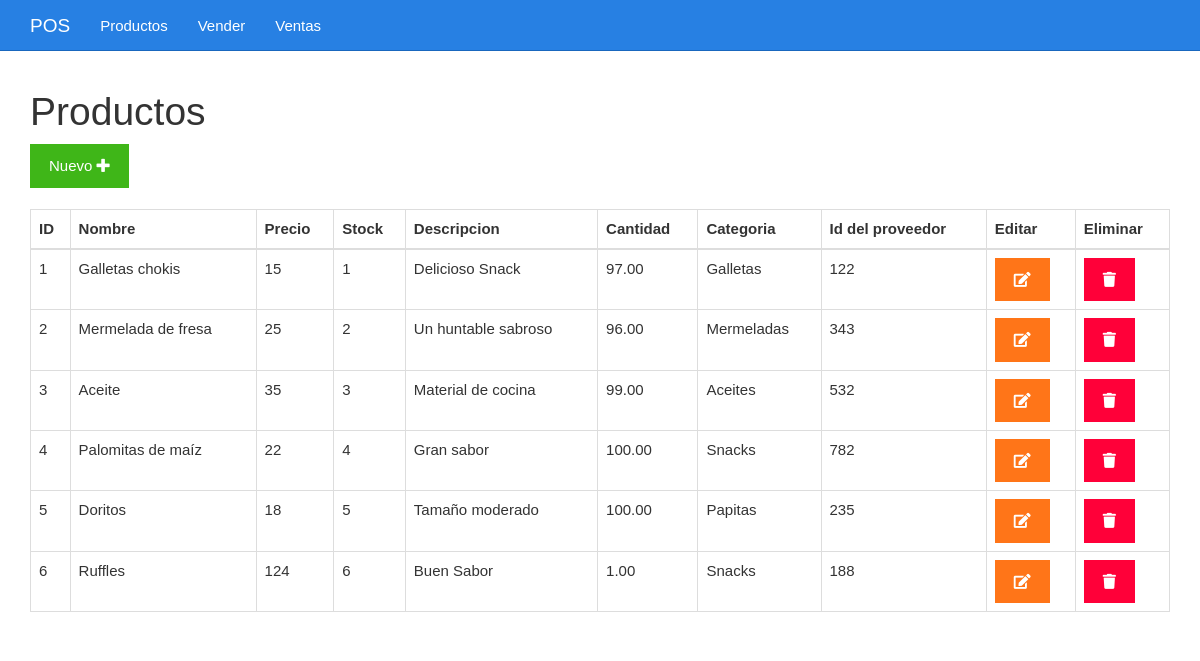
The app's page /listar.php with its own data.
### tables this page shows
CREATE TABLE `productos` (
  `id_producto` bigint(20) UNSIGNED NOT NULL,
  `nombre` varchar(255) NOT NULL,
  `precio` varchar(255) NOT NULL,
  `stock` int(20) NOT NULL,
  `descripcion` varchar(500) NOT NULL,
  `cantidadd` decimal(5,2) NOT NULL,
  `categoria` varchar(50) NOT NULL,
  `id_proveedor` int(10) NOT NULL
);

### listar.php (the view)
<?php include_once "encabezado.php" ?>
<?php
include_once "base_de_datos.php";
$sentencia = $base_de_datos->query("SELECT * FROM productos;");
$productos = $sentencia->fetchAll(PDO::FETCH_OBJ);
?>
	<div class="col-xs-12">
		<h1>Productos</h1>
		<div>
			<a class="btn btn-success" href="./formulario.php">Nuevo <i class="fa fa-plus"></i></a>
		</div>
		<br>
		<table class="table table-bordered">
			<thead>
				<tr>
					<th>ID</th>
					<th>Nombre</th>
					<th>Precio</th>
					<th>Stock</th>
					<th>Descripcion</th>
					<th>Cantidad</th>
					<th>Categoria</th>
					<th>Id del proveedor</th>
					<th>Editar</th>
					<th>Eliminar</th>
				</tr>
			</thead>
			<tbody>
				<?php foreach($productos as $producto){ ?>
				<tr>
					<td><?php echo $producto->id_producto ?></td>
					<td><?php echo $producto->nombre ?></td>
					<td><?php echo $producto->precio ?></td>
					<td><?php echo $producto->stock ?></td>
					<td><?php echo $producto->descripcion ?></td>
					<td><?php echo $producto->cantidadd ?></td>
					<td><?php echo $producto->categoria ?></td>
					<td><?php echo $producto->id_proveedor ?></td>
					<td><a class="btn btn-warning" href="<?php echo "editar.php?id_producto=" . $producto->id_producto?>"><i class="fa fa-edit"></i></a></td>
					<td><a class="btn btn-danger" href="<?php echo "eliminar.php?id_producto=" . $producto->id_producto?>"><i class="fa fa-trash"></i></a></td>
				</tr>
				<?php } ?>
			</tbody>
		</table>
	</div>
<?php include_once "pie.php" ?>

### css/estilo.css (style rules this page uses)
body { padding-top: 70px; }

### records on screen
productos: id_producto "1", nombre "Galletas chokis", precio "15", stock "1", descripcion "Delicioso Snack", cantidadd "97.00", categoria "Galletas", id_proveedor "122"
productos: id_producto "2", nombre "Mermelada de fresa", precio "25", stock "2", descripcion "Un huntable sabroso", cantidadd "96.00", categoria "Mermeladas", id_proveedor "343"
productos: id_producto "3", nombre "Aceite", precio "35", stock "3", descripcion "Material de cocina", cantidadd "99.00", categoria "Aceites", id_proveedor "532"
productos: id_producto "4", nombre "Palomitas de maíz", precio "22", stock "4", descripcion "Gran sabor", cantidadd "100.00", categoria "Snacks", id_proveedor "782"
productos: id_producto "5", nombre "Doritos", precio "18", stock "5", descripcion "Tamaño moderado", cantidadd "100.00", categoria "Papitas", id_proveedor "235"
productos: id_producto "6", nombre "Ruffles", precio "124", stock "6", descripcion "Buen Sabor", cantidadd "1.00", categoria "Snacks", id_proveedor "188"
